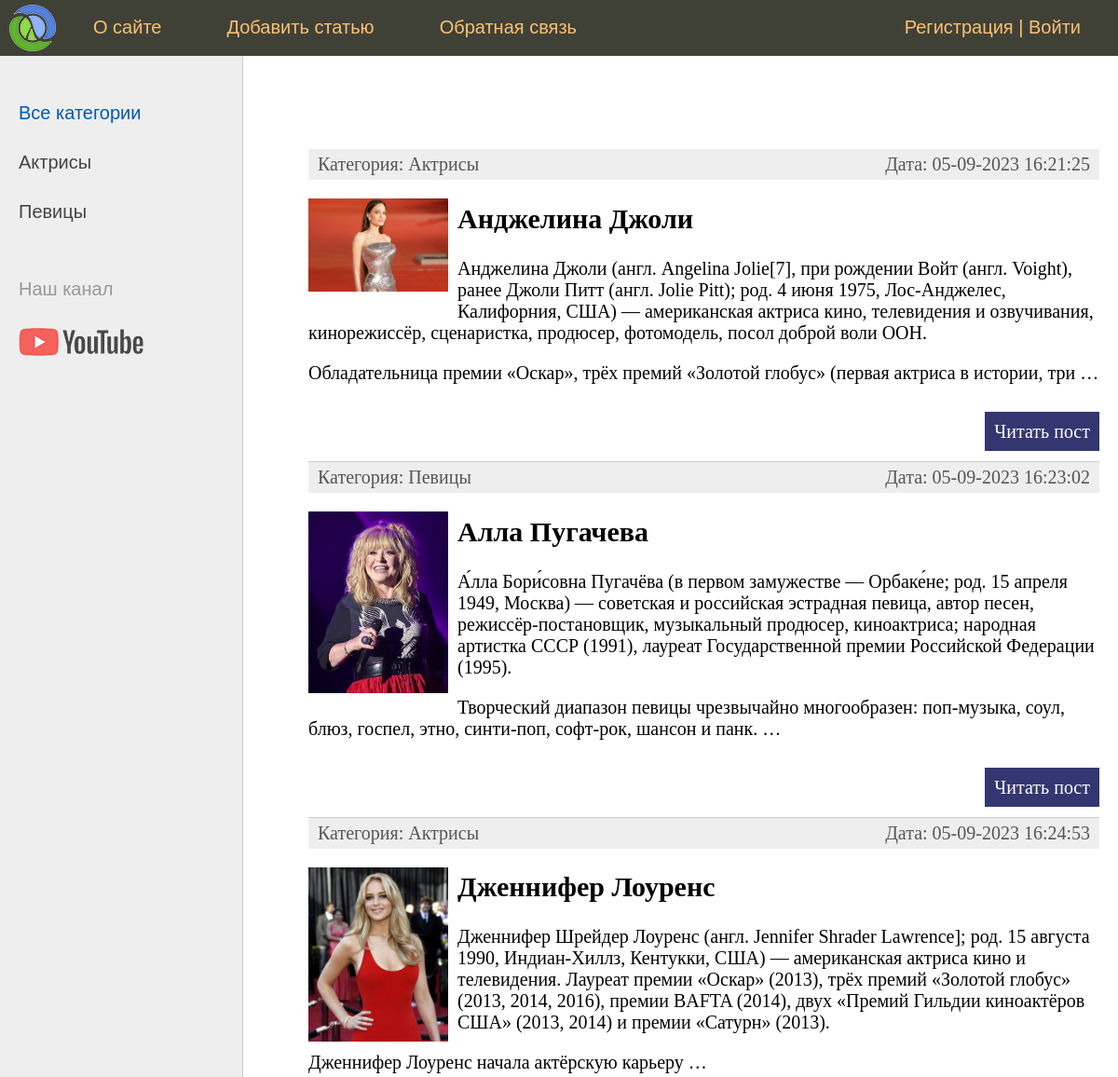
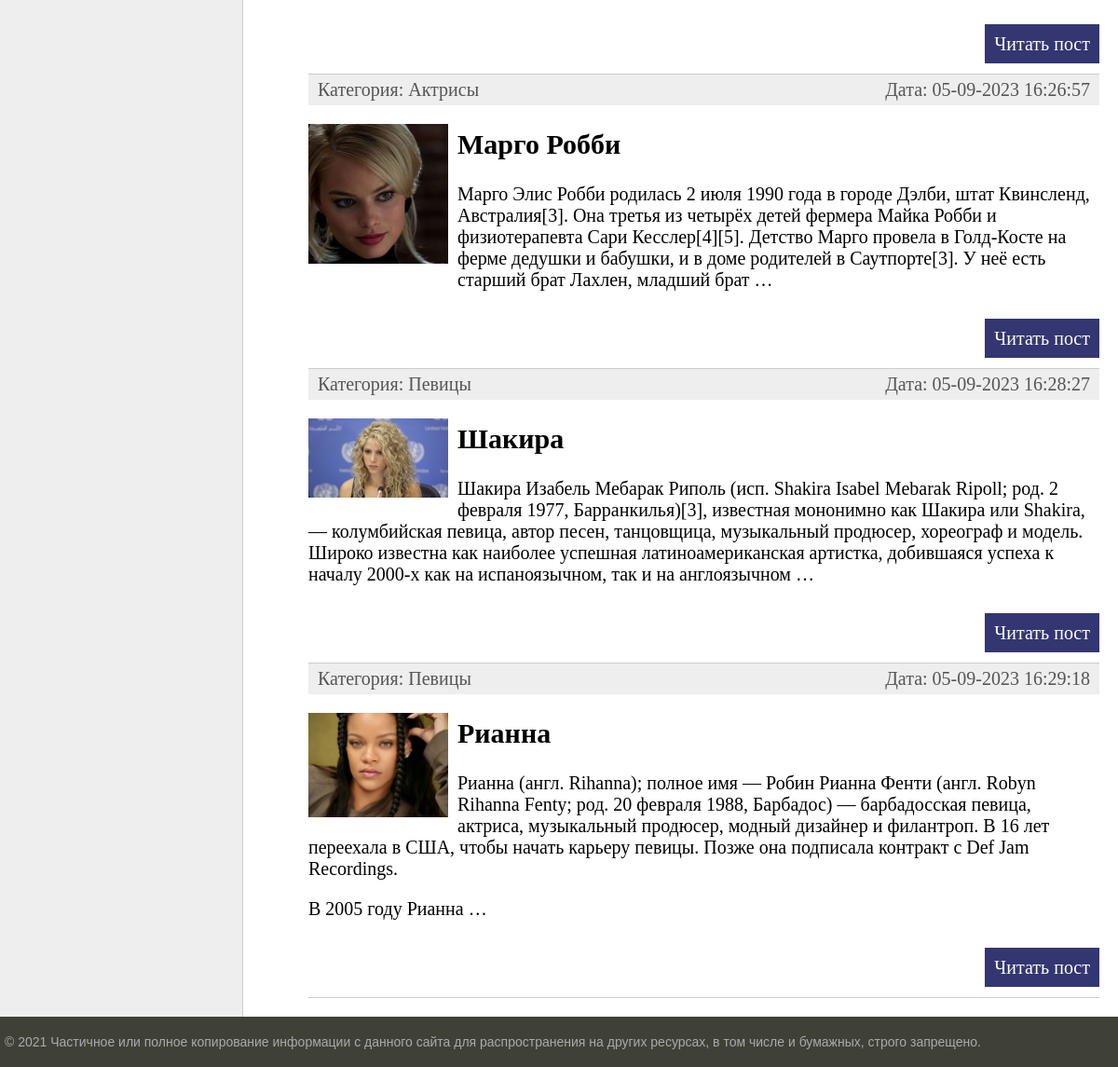
The page / on the database its author committed (2 pictures, top to bottom).
### women/models.py (models this page shows, shortened)
class Category(models.Model):
    name = models.CharField(max_length=100, db_index=True, verbose_name="Категория")
    slug = models.SlugField(max_length=255, unique=True, db_index=True, verbose_name="URL")
    def __str__(self) -> str:
        return self.name
    def get_absolute_url(self):
        return reverse('category', kwargs={'cat_slug':self.slug})
    class Meta:
        verbose_name = "Категории"
        verbose_name_plural = "Категории"
        ordering = ['id',]

class Women(models.Model):
    title = models.CharField(max_length=255, verbose_name="Заголовок")
    slug = models.SlugField(max_length=255, unique=True, db_index=True, verbose_name="URL")
    content = models.TextField(verbose_name="Контент")
    photo = models.ImageField(upload_to="photos/%Y/%m/%d/", blank=True, verbose_name="Фото")
    time_create = models.DateTimeField(auto_now_add=True, verbose_name="Время создания")
    time_update = models.DateTimeField(auto_now=True, verbose_name="Время обновления")
    is_published = models.BooleanField(default=True, verbose_name="Публикация")
    category = models.ForeignKey('Category', on_delete=models.PROTECT, verbose_name="Категория")
    def get_absolute_url(self):
        return reverse('post', kwargs={'post_slug':self.slug})
    class Meta:
        verbose_name = "Известные женщины"
        verbose_name_plural = "Известные женщины"
        ordering = ['time_create', 'title']

### women/views.py (the view)
# urls.py: path('', views.Index.as_view(), name='home'),
class Index(DataMixin, ListView):
    model = models.Women
    template_name = "women/index.html"
    context_object_name = "posts"
    def get_context_data(self, **kwargs):
        context = super().get_context_data(**kwargs)
        c_def = self.get_user_context()
        context['menu'] = menu
        context['category_selected'] = 0
        return context
    def get_queryset(self):
        return models.Women.objects.filter(is_published=True)

### women/templatetags/women_tags.py (called while the page is built)
@register.inclusion_tag("women/list_categories.html")
def show_categories(sort=None, category_selected=0):
    if not sort:
        categories = models.Category.objects.all()
    else:
        categories = models.Category.objects.order_by(sort)
    return {"categories":categories, "category_selected":category_selected}

### women/utils.py (called while the page is built)
    def get_user_context(self, **kwargs):
        context = kwargs
        user_menu = menu.copy()
        if not self.request.user.is_authenticated:
            user_menu.pop(1)
        context['menu'] = user_menu
        return context

### women/templates/women/index.html (shortened to what this page needs)
{% extends 'women/base.html' %}
{% block content %}
<ul class="list-articles">
	{% for p in posts %}
        <li><div class="article-panel">
        <p class="first">Категория: {{ p.category }}</p>
        <p class="last">Дата: {{ p.time_update | date:"d-m-Y H:i:s" }}</p>
    </div>
{% if p.photo %}
    <p><img class="img-article-left thumb" src="{{p.photo.url}}"></p>
{% endif %}
		<h2>{{p.title}}</h2>
	{% autoescape on %}
	{{p.content|linebreaks|truncatewords:50}}
	{% endautoescape %}
			<p class="link-read-post"><a href="{{ p.get_absolute_url }}">Читать пост</a></p>
			</li>
	{% endfor %}
</ul>
{% endblock %}

### women/templates/women/base.html (shortened to what this page needs)
{% load static %}
{% load women_tags %}
<!DOCTYPE html>
<html>
<head>
	<link type="text/css" href="{% static 'women/css/styles.css' %}" rel="stylesheet" />
</head>
<body>
<table class="table-page" border=0 cellpadding="0" cellspacing="0">
<tr><td valign=top>
{% block mainmenu %}
		<div class="header">
			<ul id="mainmenu" class="mainmenu">
			<li class="logo"><a href="{% url 'home' %}"><div class="logo"></div></a></li>
{% for m in menu %}
	<li><a href="{% url m.url_name %}">{{m.title}}</a></li>
{% endfor %}
	{% if request.user.is_authenticated %}
		<li class="last"> {{ user.username }} | <a href="{% url 'logout' %}">Выйти</a></li>
	{% else %}
		<li class="last"><a href="{% url 'register' %}">Регистрация</a> |
			<a href="{% url 'login' %}">Войти</a></li>
	{% endif %}
			</ul>
		</div>
{% endblock mainmenu %}
<table class="table-content" border=0 cellpadding="0" cellspacing="0">
<tr>
	<td valign="top" class="left-chapters">
	<ul id="leftchapters">
{% if category_selected == 0 %}
        <li class="selected">Все категории</li>
{% else %}
        <li><a href="{% url 'home' %}">Все категории</a></li>
{% endif %}
{% show_categories 'name' category_selected %}
		<li class="share">
		<p>Наш канал</p>
		<a class="share-yt" href="https://www.youtube.com/channel/UClJzWfGWuGJL2t-3dYKcHTA/playlists" target="_blank" rel="nofollow"></a>
		</li>
	</ul>
</td>
<td valign="top" class="content">
	<div class="content-text">
		{% block content %}
		{% endblock %}
	</div>
</td></tr></table>
</td></tr>
<tr><td valign=top>
	<div id="footer">
		<p>&copy; 2021 Частичное или полное копирование информации с данного сайта для распространения на других ресурсах, в том числе и бумажных, строго запрещено.</p>
	</div>
</td></tr></table>
</body>
</html>

### women/templates/women/list_categories.html
{% for category in categories %}
    {% if category.slug == category_selected %}
        <li class="selected">{{category.name}}</li>
    {% else %}
        <li><a href="{{ category.get_absolute_url }}">{{ category.name }}</a></li>
    {% endif %}
{% endfor %}

### women/static/women/css/styles.css (style rules this page uses)
html, body { font-family: 'Arial'; margin: 0; padding: 0; height: 100%; width: 100%; color: #444; }
a { color: #0059b2; text-decoration: none; }
img { max-width: 600px; height: auto; }
img.img-article-left { max-width: 300px; height: auto; float: left; padding: 0 10px 10px 0; }
img.img-article-left.thumb { max-width: 150px; height: auto; }
p.link-read-post { text-align: right; }
p.link-read-post a { padding: 10px; min-width: 100px; background: #333671; color: #fff; text-decoration: none; }
div.article-panel { background: #eee; padding: 5px 10px 5px 10px; box-sizing: border-box; overflow: hidden; color: #555; }
div.article-panel p.first { margin: 0; float: left; }
div.article-panel p.last { margin: 0; float: right; }
ul.list-articles { list-style: none; margin: 0; padding: 0; }
ul.list-articles li { border-bottom: 1px solid #ccc; }
.table-page { width: 100%; height: 100%; vertical-align: top; }
.table-page tr { height: 100%; }
.header { background: #3F4137; height: 60px; }
.logo { background: url('../images/logo.png') no-repeat 10px 5px; width: 70px; height: 60px; }
ul.mainmenu { list-style: none; margin: 0; padding: 0; height: 60px; color: #fdc073; font-size: 20px; overflow: hidden; }
ul.mainmenu li { float: left; margin: 18px 40px 0 30px; }
ul.mainmenu li.logo { margin: 0; }
ul.mainmenu li.last { float: right; }
ul.mainmenu li a { color: #fdc073; text-decoration: none; }
.table-content { width: 100%; min-height: 100%; height: 100%; }
.left-chapters { margin: 0; background: #eee; border-right: 1px solid #ccc; min-height: 100%; }
.left-chapters ul { width: 230px; min-height: 100%; margin: 0; padding: 20px 10px 10px 20px; list-style: none; font-size: 20px; }
.left-chapters ul li { margin: 30px 0 0 0; color: #999; }
.left-chapters ul li.selected { color: #0059b2; }
.left-chapters ul li a { color: #444; text-decoration: none; }
.left-chapters ul li.share { margin: 60px 0 0 0; }
.left-chapters ul li.share p { margin: 30px 0 30px 0; }
.left-chapters ul li.share a { display: inline-block; width: 40px; height: 40px; margin: 0 20px 0 0; }
.left-chapters ul li.share a.share-yt { width: 100%; height: 30px; background: url('../images/share_yt.png') no-repeat 0 0 }
.content { padding: 40px 20px 20px 40px; width: 100%; box-sizing: border-box; }
.content-text { margin: 60px 0 0 30px; color: #000; font-size: 20px; font-family: Yandex Sans Display Light; }
#footer { box-sizing: border-box; background: #3F4137; padding: 5px; color: #aaa; font-size: 14px; font-family: Verdana, Geneva, Arial, Helvetica; text-align: left; overflow: hidden; }

### rows shown on the page
Category: name "Актрисы"
Category: name "Певицы"
Women: category "Актрисы", time_update "05-09-2023 16:21:25", photo (picture), title "Анджелина Джоли", content "Анджелина Джоли (англ. Angelina Jolie[7], при рождении Войт (англ. Voight), ранее Джоли Питт (англ. Jolie Pitt); род. 4 июня 1975, Лос-Анджелес, Калифорния, США) — американская актриса кино, телевидения и озвучивания, кинорежиссёр, сценаристка, продюсер, фотомодель, посол доброй воли ООН. Обладательница премии «Оскар», трёх премий «Золотой глобус» (первая актриса в истории, три …"
Women: category "Певицы", time_update "05-09-2023 16:23:02", photo (picture), title "Алла Пугачева", content "А́лла Бори́совна Пугачёва (в первом замужестве — Орбаке́не; род. 15 апреля 1949, Москва) — советская и российская эстрадная певица, автор песен, режиссёр-постановщик, музыкальный продюсер, киноактриса; народная артистка СССР (1991), лауреат Государственной премии Российской Федерации (1995). Творческий диапазон певицы чрезвычайно многообразен: поп-музыка, соул, блюз, госпел, этно, синти-поп, софт-рок, шансон и панк. …"
Women: category "Актрисы", time_update "05-09-2023 16:24:53", photo (picture), title "Дженнифер Лоуренс", content "Дженнифер Шрейдер Лоуренс (англ. Jennifer Shrader Lawrence]; род. 15 августа 1990, Индиан-Хиллз, Кентукки, США) — американская актриса кино и телевидения. Лауреат премии «Оскар» (2013), трёх премий «Золотой глобус» (2013, 2014, 2016), премии BAFTA (2014), двух «Премий Гильдии киноактёров США» (2013, 2014) и премии «Сатурн» (2013). Дженнифер Лоуренс начала актёрскую карьеру …"
Women: category "Актрисы", time_update "05-09-2023 16:26:57", photo (picture), title "Марго Робби", content "Марго Элис Робби родилась 2 июля 1990 года в городе Дэлби, штат Квинсленд, Австралия[3]. Она третья из четырёх детей фермера Майка Робби и физиотерапевта Сари Кесслер[4][5]. Детство Марго провела в Голд-Косте на ферме дедушки и бабушки, и в доме родителей в Саутпорте[3]. У неё есть старший брат Лахлен, младший брат …"
Women: category "Певицы", time_update "05-09-2023 16:28:27", photo (picture), title "Шакира", content "Шакира Изабель Мебарак Риполь (исп. Shakira Isabel Mebarak Ripoll; род. 2 февраля 1977, Барранкилья)[3], известная мононимно как Шакира или Shakira, — колумбийская певица, автор песен, танцовщица, музыкальный продюсер, хореограф и модель. Широко известна как наиболее успешная латиноамериканская артистка, добившаяся успеха к началу 2000-х как на испаноязычном, так и на англоязычном …"
Women: category "Певицы", time_update "05-09-2023 16:29:18", photo (picture), title "Рианна", content "Рианна (англ. Rihanna); полное имя — Робин Рианна Фенти (англ. Robyn Rihanna Fenty; род. 20 февраля 1988, Барбадос) — барбадосская певица, актриса, музыкальный продюсер, модный дизайнер и филантроп. В 16 лет переехала в США, чтобы начать карьеру певицы. Позже она подписала контракт с Def Jam Recordings. В 2005 году Рианна …"

### other values the page prints
{{ m.title }} "О сайте" "Добавить статью" "Обратная связь"
